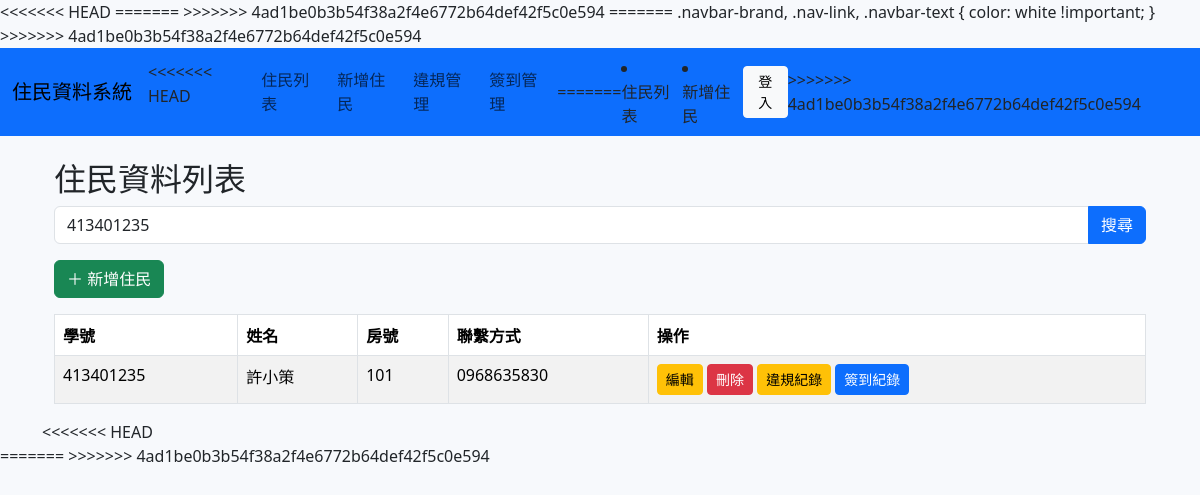
/resident_list.php?keyword=413401235, run on the app's committed database.
### tables this page shows
CREATE TABLE `residents` (
  `id` int(11) NOT NULL,
  `student_id` varchar(20) NOT NULL,
  `name` varchar(50) NOT NULL,
  `room` varchar(20) DEFAULT NULL,
  `phone` varchar(20) DEFAULT NULL,
  `email` varchar(100) DEFAULT NULL,
  `created_at` timestamp NOT NULL DEFAULT current_timestamp()
);

### resident_list.php (the view)
<?php
include("header.php");
include("db.php");
$keyword = $_GET["keyword"] ?? "";
$sql = "SELECT * FROM residents";
if (!empty($keyword)) {
    $sql .= " WHERE student_id LIKE '%$keyword%'
              OR name LIKE '%$keyword%'
              OR room LIKE '%$keyword%'";
}
$result = $conn->query($sql);
?>
<div class="container mt-4">
    <h2>住民資料列表</h2>
    <form method="GET" class="mb-3">
        <div class="input-group">
            <input type="text" name="keyword" class="form-control" placeholder="搜尋學號 / 姓名 / 房號" value="<?= $keyword ?>">
            <button class="btn btn-primary">搜尋</button>
        </div>
    </form>
    <a href="resident_create.php" class="btn btn-success mb-3">＋ 新增住民</a>
    <table class="table table-bordered table-striped">
        <thead>
            <tr>
                <th>學號</th>
                <th>姓名</th>
                <th>房號</th>
                <th>聯繫方式</th>
                <th>操作</th>
            </tr>
        </thead>
        <tbody>
            <?php while($row = $result->fetch_assoc()): ?>
            <tr>
                <td><?= $row["student_id"] ?></td>
                <td><?= $row["name"] ?></td>
                <td><?= $row["room"] ?></td>
                <td><?= $row["phone"] ?></td>
                <td>
                    <a href="resident_edit.php?id=<?= $row['id'] ?>" class="btn btn-warning btn-sm">編輯</a>
                    <a href="resident_delete.php?id=<?= $row['id'] ?>" class="btn btn-danger btn-sm"
                       onclick="return confirm('確定要刪除嗎？');">刪除</a>
                    <a href="violation_list.php?resident_id=<?= $row['id'] ?>" class="btn btn-warning btn-sm">違規紀錄</a>
                    <a href="checkin_list.php?resident_id=<?= $row['id'] ?>" class="btn btn-primary btn-sm">簽到紀錄</a>
                </td>
            </tr>
            <?php endwhile; ?>
        </tbody>
    </table>
</div>
<?php
include("footer.php");
?>

### header.php (style rules this page uses)
body { background: #f7f9fc; }

### data on the page
residents: student "413401235", name "許小策", room "101", phone "0968635830"
